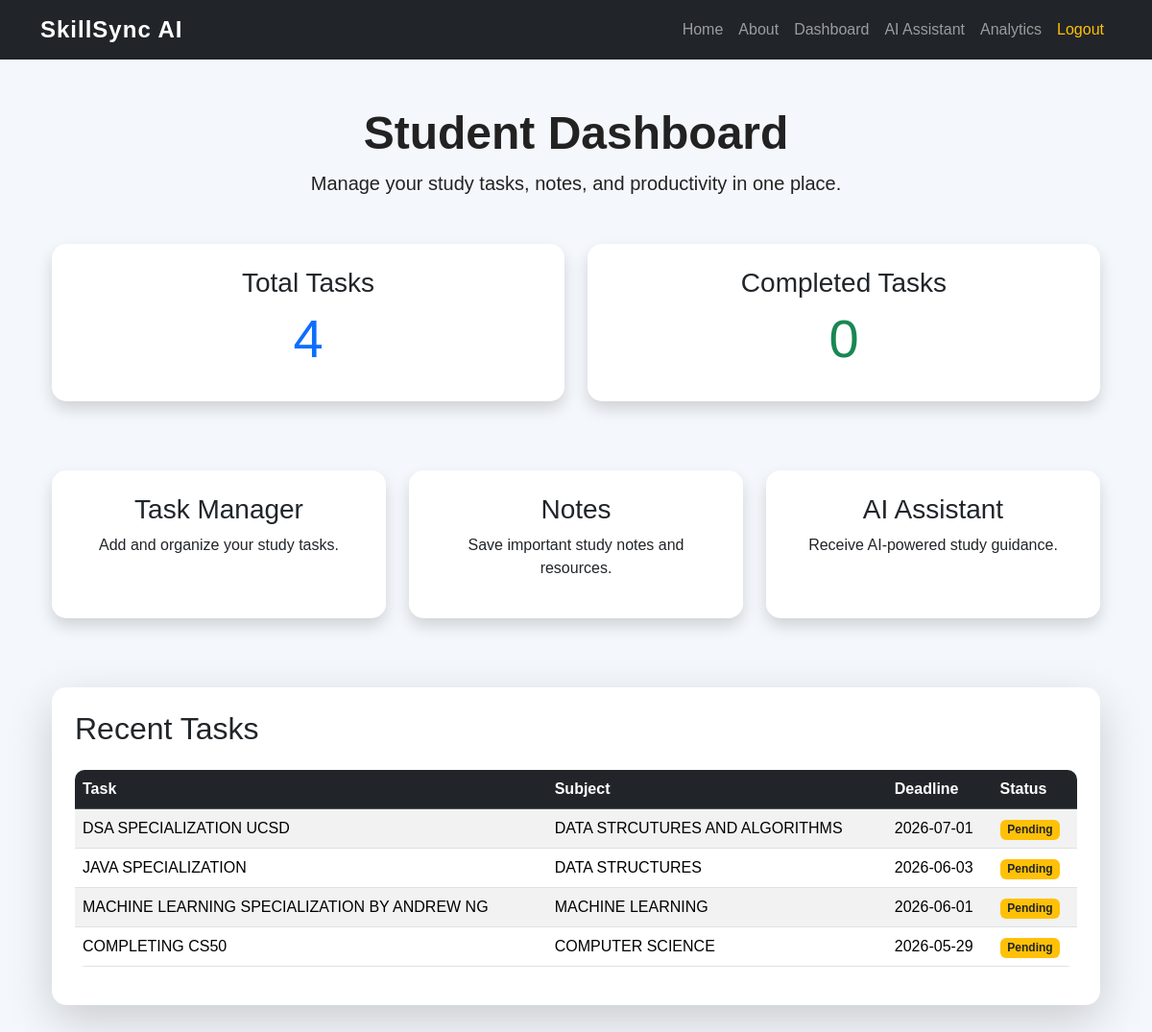
The app's page /dashboard (signed in) with its own data.
### tables this page shows
CREATE TABLE tasks (
    id INTEGER PRIMARY KEY AUTOINCREMENT,
    user_id INTEGER NOT NULL,
    task TEXT NOT NULL,
    subject TEXT NOT NULL,
    deadline TEXT,
    completed INTEGER DEFAULT 0,
    created_at TIMESTAMP DEFAULT CURRENT_TIMESTAMP,
    FOREIGN KEY(user_id) REFERENCES users(id)
);

### app.py (the view)
@app.route("/dashboard")
@login_required
def dashboard():
    user_id = session["user_id"]
    tasks = db.execute(
        """
        SELECT * FROM tasks
        WHERE user_id = ?
        ORDER BY created_at DESC
        """,
        user_id
    )
    notes = db.execute(
        """
        SELECT * FROM notes
        WHERE user_id = ?
        ORDER BY created_at DESC
        """,
        user_id
    )
    total_tasks = len(tasks)
    completed_tasks = len(
        [task for task in tasks if task["completed"] == 1]
    )
    return render_template(
        "dashboard.html",
        tasks=tasks,
        notes=notes,
        total_tasks=total_tasks,
        completed_tasks=completed_tasks
    )

### helpers.py (called while the page is built)
def login_required(f):
    @wraps(f)
    def decorated_function(*args, **kwargs):
        if session.get("user_id") is None:
            return redirect("/login")
        return f(*args, **kwargs)
    return decorated_function

### templates/dashboard.html (shortened to what this page needs)
{% extends "layout.html" %}
{% block main %}
<div class="container">
    <div class="text-center mb-5">
        <h1 class="display-5 fw-bold">
            Student Dashboard
        </h1>
        <p class="lead">
            Manage your study tasks, notes, and productivity in one place.
        </p>
    </div>
    <div class="row text-center mb-5">
        <div class="col-md-6 mb-4">
            <div class="card shadow p-4 h-100">
                <h3>
                    Total Tasks
                </h3>
                <h1 class="display-4 text-primary">
                    {{ total_tasks }}
                </h1>
            </div>
        </div>
        <div class="col-md-6 mb-4">
            <div class="card shadow p-4 h-100">
                <h3>
                    Completed Tasks
                </h3>
                <h1 class="display-4 text-success">
                    {{ completed_tasks }}
                </h1>
            </div>
        </div>
    </div>
    <div class="row text-center mb-5">
        <div class="col-md-4 mb-4">
            <a href="/tasks" class="text-decoration-none">
                <div class="card shadow p-4 h-100 dashboard-card">
                    <h3>
                        Task Manager
                    </h3>
                    <p>
                        Add and organize your study tasks.
                    </p>
                </div>
            </a>
        </div>
        <div class="col-md-4 mb-4">
            <a href="/notes" class="text-decoration-none">
                <div class="card shadow p-4 h-100 dashboard-card">
                    <h3>
                        Notes
                    </h3>
                    <p>
                        Save important study notes and resources.
                    </p>
                </div>
            </a>
        </div>
        <div class="col-md-4 mb-4">
            <a href="/ai_assistant" class="text-decoration-none">
                <div class="card shadow p-4 h-100 dashboard-card">
                    <h3>
                        AI Assistant
                    </h3>
                    <p>
                        Receive AI-powered study guidance.
                    </p>
                </div>
            </a>
        </div>
    </div>
    <div class="card shadow-lg p-4 mb-5">
        <h2 class="mb-4">
            Recent Tasks
        </h2>
        {% if tasks %}
            <div class="table-responsive">
                <table class="table table-striped">
                    <thead class="table-dark">
                        <tr>
                            <th>Task</th>
                            <th>Subject</th>
                            <th>Deadline</th>
                            <th>Status</th>
                        </tr>
                    </thead>
                    <tbody>
                        {% for task in tasks[:5] %}
                        <tr>
                            <td>{{ task.task }}</td>
                            <td>{{ task.subject }}</td>
                            <td>{{ task.deadline }}</td>
                            <td>
                                {% if task.completed == 1 %}
                                    <span class="badge bg-success">
                                        Completed
                                    </span>
                                {% else %}
                                    <span class="badge bg-warning text-dark">
                                        Pending
                                    </span>
                                {% endif %}
                            </td>
                        </tr>
                        {% endfor %}
                    </tbody>
                </table>
            </div>
        {% else %}
            <p class="text-muted">
                No tasks added yet.
            </p>
        {% endif %}
    </div>
</div>
{% endblock %}

### templates/layout.html (shortened to what this page needs)
<!DOCTYPE html>
<html lang="en">
<head>
    <link
        href="https://cdn.jsdelivr.net/npm/bootstrap@5.3.3/dist/css/bootstrap.min.css"
        rel="stylesheet"
    >
    <link href="/static/styles.css" rel="stylesheet">
</head>
<body>
    <nav class="navbar navbar-expand-lg navbar-dark bg-dark">
        <div class="container">
            <a class="navbar-brand fw-bold" href="/">
                SkillSync AI
            </a>
            <div class="collapse navbar-collapse" id="navbarNav">
                <ul class="navbar-nav ms-auto">
                    <li class="nav-item">
                        <a class="nav-link" href="/">
                            Home
                        </a>
                    </li>
                    <li class="nav-item">
                        <a class="nav-link" href="/about">
                            About
                        </a>
                    </li>
                    <li class="nav-item">
                        <a class="nav-link" href="/dashboard">
                            Dashboard
                        </a>
                    </li>
                    <li class="nav-item">
                        <a class="nav-link" href="/ai_assistant">
                            AI Assistant
                        </a>
                    </li>
                    <li class="nav-item">
                        <a class="nav-link" href="/analytics">
                            Analytics
                        </a>
                    </li>
                    {% if session.get("user_id") %}
                    <li class="nav-item">
                        <a class="nav-link text-warning" href="/logout">
                            Logout
                        </a>
                    </li>
                    {% endif %}
                </ul>
            </div>
        </div>
    </nav>
    <main class="container py-5">
        {% block main %}
        {% endblock %}
    </main>
</body>
</html>

### static/styles.css (style rules this page uses)
body { background-color: #f4f7fb; font-family: Arial, Helvetica, sans-serif; color: #222; }
.navbar-brand { font-size: 1.5rem; letter-spacing: 1px; }
.nav-link { font-weight: 500; }
.card { border: none; border-radius: 15px; }
.dashboard-card { transition: 0.3s ease; }
.table { border-radius: 10px; overflow: hidden; }

### records on screen
tasks: task "DSA SPECIALIZATION UCSD", subject "DATA STRCUTURES AND ALGORITHMS", deadline "2026-07-01", completed "Pending"
tasks: task "JAVA SPECIALIZATION", subject "DATA STRUCTURES", deadline "2026-06-03", completed "Pending"
tasks: task "MACHINE LEARNING SPECIALIZATION BY ANDREW NG", subject "MACHINE LEARNING", deadline "2026-06-01", completed "Pending"
tasks: task "COMPLETING CS50", subject "COMPUTER SCIENCE", deadline "2026-05-29", completed "Pending"

### other values on screen
{{ total_tasks }} "4"
{{ completed_tasks }} "0"
